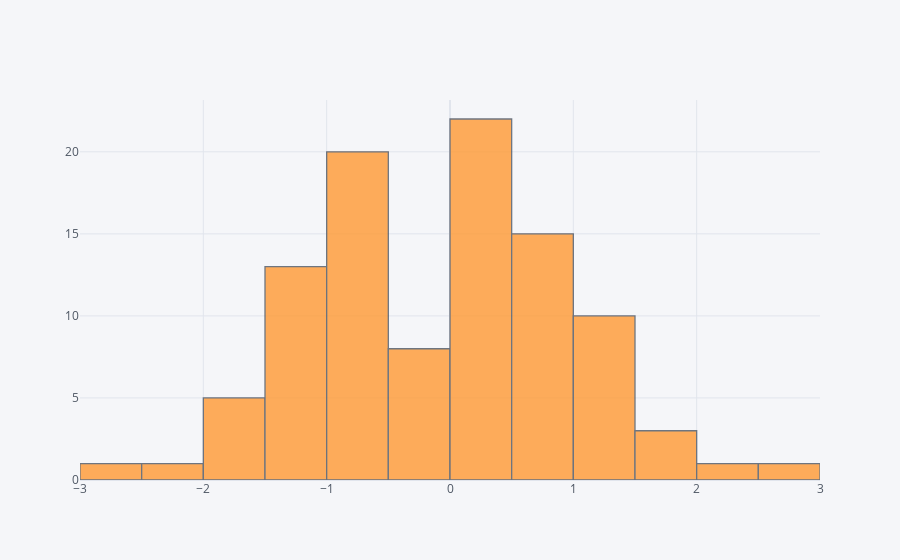

The notebook cell saved with this chart:
### Markdown cell above
## Histogram

### Code cell
df['A'].iplot(kind='hist', bins=25)

### Figure 1 — Plotly figure (JSON) as saved in the notebook; plotly's stock layout.template omitted (floating-point values rounded to 4 significant figures)
{"data": [{"histfunc": "count", "histnorm": "", "marker": {"color": "rgba(255, 153, 51, 1.0)", "line": {"color": "#4D5663", "width": 1.3}}, "name": "A", "nbinsx": 25, "opacity": 0.8, "orientation": "v", "type": "histogram", "x": [2.379, 0.795, 0.02035, 0.1687, -0.8814, -0.547, 0.659, 0.3613, -1.215, -1.072, 1.473, -2.018, 0.8622, 0.4587, 0.8213, -1.066, 0.03296, -0.9264, -1.022, 0.4042, -0.7182, -0.6887, 0.659, 0.3362, -0.8821, 0.7526, 0.9744, 0.3941, -0.3148, 0.02751, 1.069, 1.946, -0.7404, -0.9321, -0.9725, -0.02293, 0.2352, -0.7871, -0.882, 0.5389, 0.3468, 0.918, 0.7964, 0.2639, -1.662, -0.6589, 0.5217, 0.8971, -1.371, -0.4548, -0.04597, 1.928, -0.1093, -1.206, 1.508, 0.05593, -1.513, 0.4749, -1.395, 0.8038, 1.186, 0.1627, -0.1226, 1.466, 1.21, -0.7666, 1.482, 0.04279, 0.105, -0.3532, 0.747, -1.514, 0.3913, 1.055, -1.16, 1.268, -1.673, -0.8001, -0.06055, -0.95, -0.8141, -1.027, 0.3404, -1.069, -0.8912, -1.03, -0.8462, 0.3816, -0.8541, 2.734, -1.119, -1.241, -1.696, -2.532, -0.9385, 0.4024, 0.5682, 1.028, 0.2983, 1.392]}], "layout": {"barmode": "overlay", "legend": {"bgcolor": "#F5F6F9", "font": {"color": "#4D5663"}}, "paper_bgcolor": "#F5F6F9", "plot_bgcolor": "#F5F6F9", "title": {"font": {"color": "#4D5663"}}, "xaxis": {"gridcolor": "#E1E5ED", "showgrid": true, "tickfont": {"color": "#4D5663"}, "title": {"font": {"color": "#4D5663"}, "text": ""}, "zerolinecolor": "#E1E5ED"}, "yaxis": {"gridcolor": "#E1E5ED", "showgrid": true, "tickfont": {"color": "#4D5663"}, "title": {"font": {"color": "#4D5663"}, "text": ""}, "zerolinecolor": "#E1E5ED"}}}
